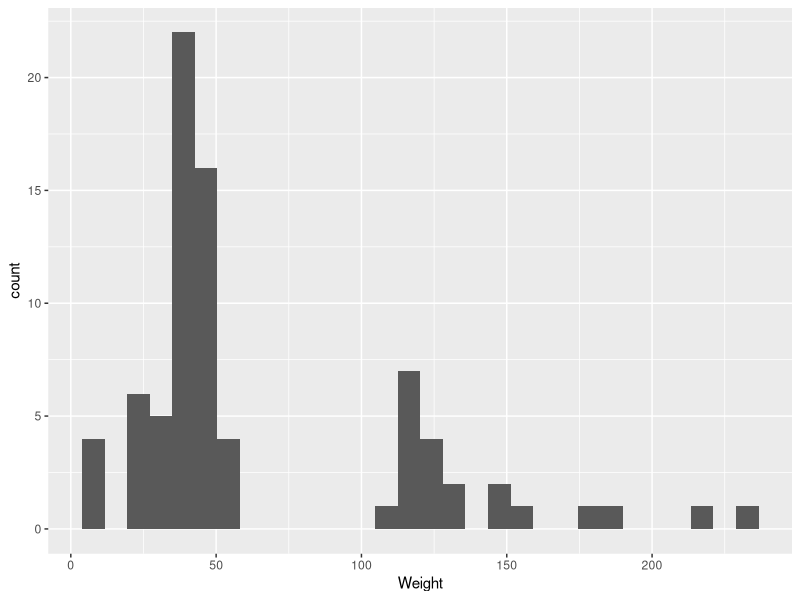
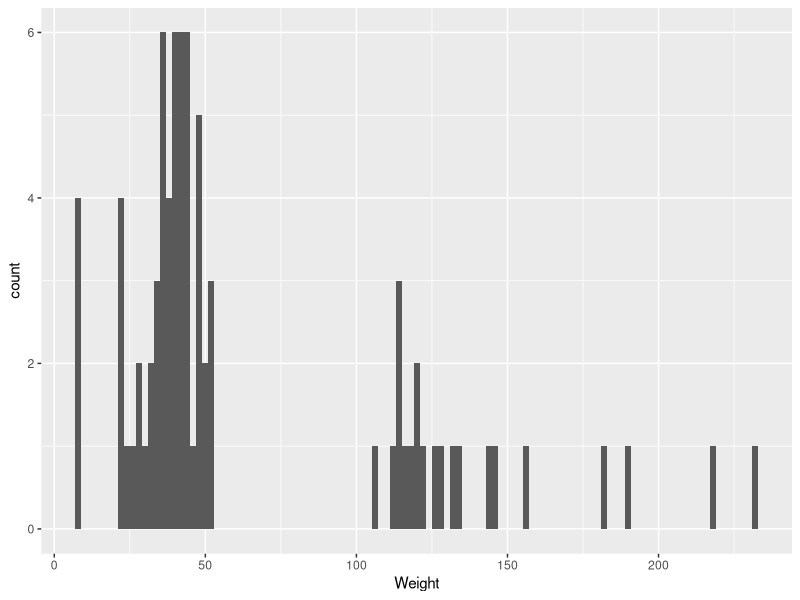
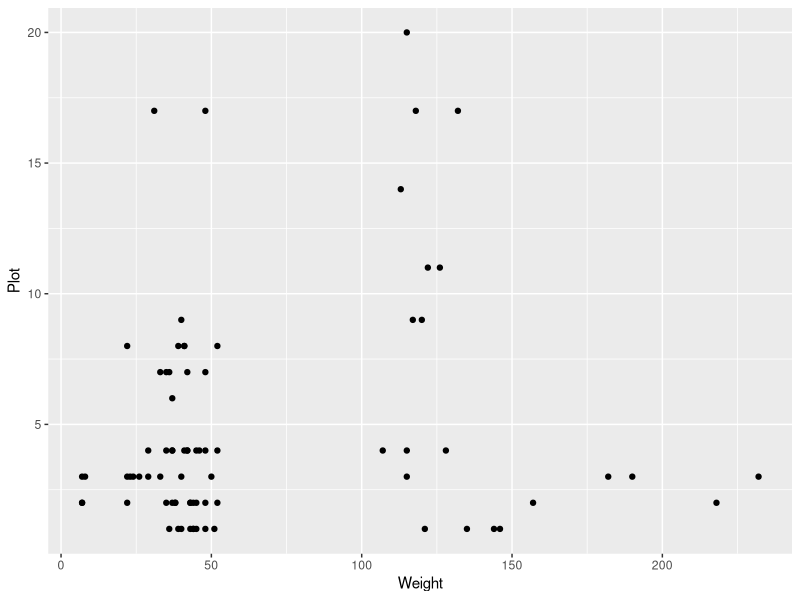
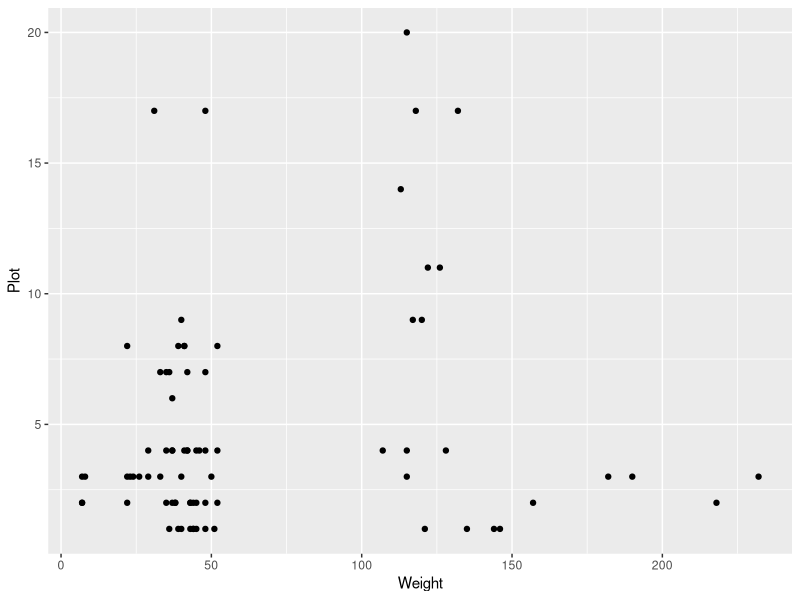
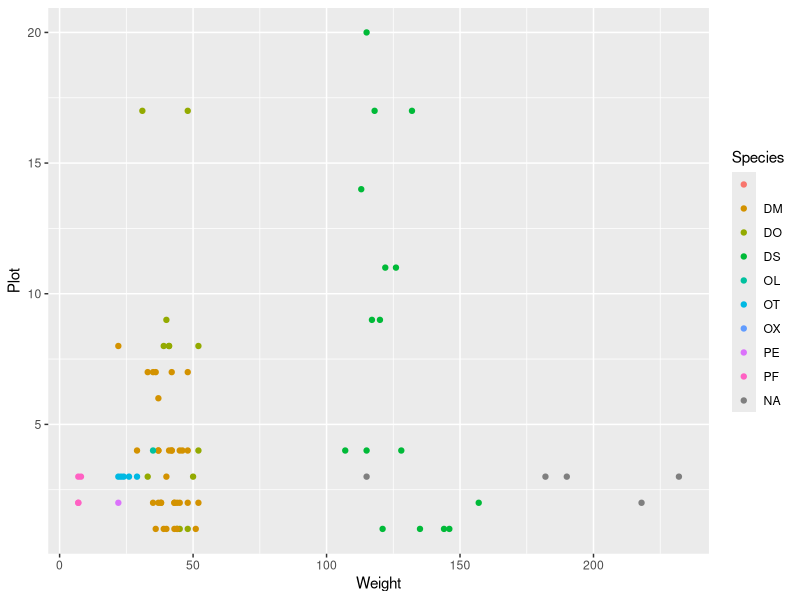

Here is the R script that generated these plots, in order:
## ---- chunk 1
library(ggplot2)
## ---- chunk 2
cleanedsurvey <- read.csv("cleanedsurvey.csv")
## ---- chunk 3
ggplot(data = cleanedsurvey) + geom_histogram(aes(x = Weight))
## ---- chunk 4
ggplot(data = cleanedsurvey) + geom_histogram(aes(x = Weight), binwidth = 2)
## ---- chunk 5

ggplot(cleanedsurvey, aes(x = Weight, y = Plot)) + geom_point()

## ---- chunk 6

p = ggplot(cleanedsurvey, aes(x = Weight, y = Plot)) # nothing will be plotted yet

p + geom_point() # the plot will appear when you evaluate it with a geometry element

## ---- chunk 7

p + geom_point(aes(color = Species)) # color by the Species column
#benign change

